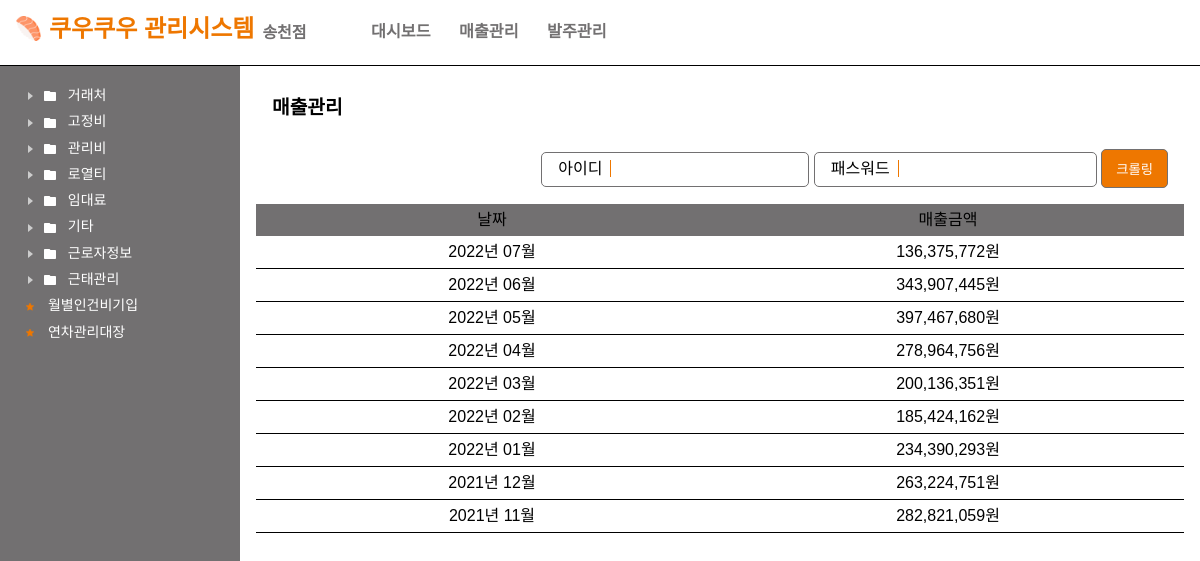
Before: /sales/ with the older database file.
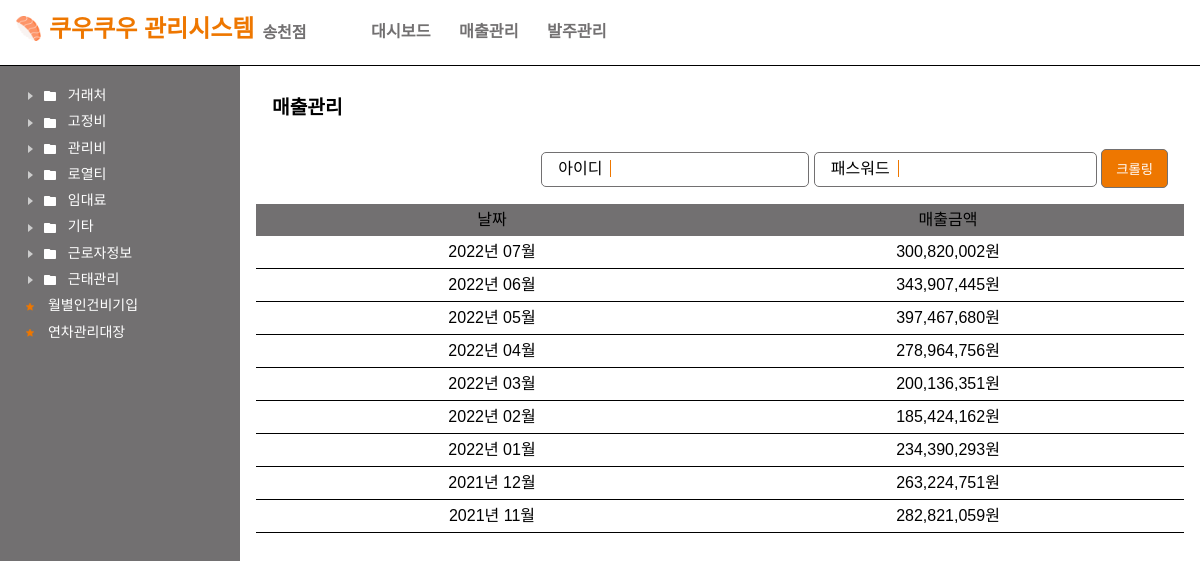
After: the same page with the newer database file.
### main/models.py (models this page shows)
class Sales(models.Model):
    month = models.DateField()
    price = models.IntegerField()

### main/views.py (the view)
# urls.py: path('sales/', views.sales, name="sales"),
def sales(request):
    if request.method == "POST":
        id = request.POST.get("id")
        pw = request.POST.get("pw")
        data = web_crawling(id, pw)
        insert_sales(data)
        return redirect("main:sales")
    datas = Sales.objects.all()
    context = {
        'datas': datas,
    }
    return render(request, "main/sales.html", context)

### templates/main/sales.html (shortened to what this page needs)
{% extends 'base.html' %}
{% load static %}
{% load humanize %}
{% load mathfilters %}
{% block content %}
    <link href="{% static 'css/sales.css' %}" type="text/css" rel="stylesheet"/>
    <div class="view-area">
        <div class="sales">
        <div class="view-header"><h1>매출관리</h1></div>
            <div class="crawling">
                <form method="post">
                    <div><label>아이디</label><input type="text" name="id" required></div>
                    <div><label>패스워드</label><input type="password" name="pw" required></div>
                    <div class="submit-button"><input type="submit" value="크롤링"></div>
                </form>
            </div>
            <div class="sales-table">
                <div class="data-header"><div>날짜</div><div>매출금액</div></div>
                {% for data in datas %}
                    <div class="data-body"><div>{{ data.month|date:"Y년 m월" }}</div><div>{{ data.price|intcomma }}원</div></div>
                {% endfor %}
            </div>
        </div>
    </div>
{% endblock %}

### templates/base.html (shortened to what this page needs)
{% load static %}
<!DOCTYPE html>
<html lang="en">
<head>
    <link href="{% static 'css/root.css' %}" rel="stylesheet" type="text/css">
    <link href="{% static 'css/default.css' %}" rel="stylesheet" type="text/css">
    <link href="{% static 'css/navigation.css' %}" rel="stylesheet" type="text/css">
    <link href="{% static 'css/main.css' %}" rel="stylesheet" type="text/css">
    <link href="{% static 'css/modal.css' %}" rel="stylesheet" type="text/css">
</head>
<body>
{% include 'navigation.html' %}
{% block content %}
{% endblock %}
</main>
</body>
</html>

### templates/navigation.html (shortened to what this page needs)
{% load static %}
<header>
   <img id="header-favicon" src="{% static 'img/favicon.png' %}" width="25px"><h1>쿠우쿠우 관리시스템<span id="h1-sub">송천점</span></h1>
    <ul>
        <li><a href="{% url 'main:index' %}">대시보드</a></li>
        <li><a href="{% url 'main:sales' %}">매출관리</a></li>
        <li><a href="">발주관리</a></li>
    </ul>
</header>
<nav>
    <div class="scroll-wrap">
        <ul class="first-view">
            <div class="ml-1">
                    <em class="ic16 ic-close"></em>
                    <em class="ic16 ic-folder"></em>
                    <span class="menu-name">거래처</span>
            </div>
        </ul>
        <ul class="first-view">
            <div class="ml-1">
                    <em class="ic16 ic-close"></em>
                    <em class="ic16 ic-folder"></em>
                    <span class="menu-name">고정비</span>
            </div>
        </ul>
        <ul class="first-view">
            <div class="ml-1">
                    <em class="ic16 ic-close"></em>
                    <em class="ic16 ic-folder"></em>
                    <span class="menu-name">관리비</span>
            </div>
        </ul>
        <ul class="first-view">
            <div class="ml-1">
                    <em class="ic16 ic-close"></em>
                    <em class="ic16 ic-folder"></em>
                    <span class="menu-name">로열티</span>
            </div>
        </ul>
        <ul class="first-view">
            <div class="ml-1">
                    <em class="ic16 ic-close"></em>
                    <em class="ic16 ic-folder"></em>
                    <span class="menu-name">임대료</span>
            </div>
        </ul>
        <ul class="first-view">
            <div class="ml-1">
                    <em class="ic16 ic-close"></em>
                    <em class="ic16 ic-folder"></em>
                    <span class="menu-name">기타</span>
            </div>
        </ul>
        <ul class="first-view">
            <div class="ml-1">
                    <em class="ic16 ic-close"></em>
                    <em class="ic16 ic-folder"></em>
                    <span class="menu-name">근로자정보</span>
            </div>
        </ul>
        <ul class="first-view">
            <div class="ml-1">
                    <em class="ic16 ic-close"></em>
                    <em class="ic16 ic-folder"></em>
                    <span class="menu-name">근태관리</span>
            </div>
        </ul>
        <ul class="first-view">
            <div class="ml-1" onclick='location.href="{% url 'employee:laborCost' %}";'>
                <em class="ic16 ic-star-on"></em>
                <span class="menu-name">월별인건비기입</span>
            </div>
        </ul>
        <ul class="first-view">
            <div class="ml-1" onclick='location.href="{% url 'employee:manageAnnual' %}";'>
                <em class="ic16 ic-star-on"></em>
                <span class="menu-name">연차관리대장</span>
            </div>
        </ul>
    </div>
</nav>
<main>

### static/css/root.css (style rules this page uses)
:root { --primary-color : #EE7700; --sub-color : #727071; --h1-fontsize : 1.5rem; --h2-fontsize : 1.2rem; --normal-fontsize : 0.8rem; --default-padding : 1rem; --nav-width : 20%; --minimum-height : calc(100vh - 3.5rem); --nav-hover-color : #f4f4f41F; }

### static/css/default.css (style rules this page uses)
html, body, div, span, applet, object, iframe, h1, h2, h3, h4, h5, h6, p, blockquote, pre, a, abbr, acronym, address, big, cite, code, del, dfn, em, img, ins, kbd, q, s, samp, small, strike, strong, sub, sup, tt, var, b, u, i, ol, ul, li, center, dl, dt, dd, fieldset, form, label, legend, table, caption, tbody, tfoot, thead, tr, th, td, article, aside, canvas, details, embed, figure, figcaption, footer, header, hgroup, menu, nav, output, ruby, section, summary, time, mark, audio, video { margin: 0; padding: 0; border: 0; font-size: 100%; font: inherit; font-family: 'Noto Sans KR', sans-serif; vertical-align: baseline; text-decoration : none; list-style : none; }
article, aside, details, figcaption, figure, footer, header, hgroup, menu, nav, section { display: block; }
body { line-height: 1; }
a { display: inline-block; }

### static/css/navigation.css (style rules this page uses)
header { display: inline-block; width : 100%; border-bottom : 1px solid black; box-sizing: border-box; padding : var(--default-padding); }
#header-favicon { vertical-align: middle; padding-bottom: 0.5rem; }
header h1 { display: inline-block; color : var(--primary-color); font-size : var(--h1-fontsize); font-weight: 600; padding-left: 0.5rem; }
header h1 span { color : var(--sub-color); font-size : var(--h2-fontsize); margin-left : 0.5rem; font-size : 1rem !important; vertical-align: bottom; }
header ul { display: inline-block; color : var(--sub-color); margin-left : 3rem; }
header ul li { padding : 0.25rem; margin-left : 0.5rem; margin-right : 0.5rem; display : inline-block; font-size : calc(var(--h2-fontsize) - 3px); }
header ul li a { color : var(--sub-color); font-weight: 600; text-decoration: none; }
nav { display : inline-block; width : var(--nav-width); min-height : var(--minimum-height); background : var(--sub-color); font-size : 14px; color: white; font-weight: 100; }
.scroll-wrap { margin: 20px; }
.menu-name { margin-left : 6px; }
.ml-1 { border-radius: 5px; padding: 2px; cursor : pointer; margin-bottom : 6px; }
.ic16 { display: inline-block; vertical-align: middle; width: 16px; height: 16px; background-size: 16px 16px; background: url(../img/icons.svg) 0 0 no-repeat; }
.ic16.ic-close { background-position: -160px 0px; }
.ic16.ic-folder { background-position: -96px 0; }
.ic16.ic-star-on { background-position: -496px 0px; }

### static/css/main.css (style rules this page uses)
main { display: inline-block; width : 80%; float : right; padding : var(--default-padding); box-sizing: border-box; }
.input-area, .null-area, .view-area { width : 100%; }
input, select { outline-width:0; }
.view-area .view-header { display: inline-block; width : 100%; }
.view-area .view-header h1 { display: inline-block; font-weight: 600; font-size : var(--h2-fontsize); padding : 1rem; }

### static/css/sales.css (style rules this page uses)
.view-header { display: inline-block !important; width : 50% !important; vertical-align: bottom; }
.crawling { display: inline-block; float : right; padding : 1rem; }
.crawling div { display: inline-block; border : 1px solid var(--sub-color); border-radius: 5px; padding : 0.5rem; }
.crawling div label { padding-left : 0.5rem; padding-right : 0.5rem; border-right : 1px solid var(--primary-color); }
.crawling div input { margin-left : 0.5rem; border : 0; }
.crawling .submit-button { background: var(--primary-color); margin : 0; }
.crawling .submit-button input { margin : 0; background: 0; box-sizing: border-box; color : white; }
.sales-table > div { clear : both; display : grid; grid-template-columns: repeat(2, 1fr); grid-template-rows: 1fr; text-align : center; padding : 0.5rem; }
.sales-table .data-header { background: var(--sub-color); }
.sales-table .data-body { border-bottom : 1px solid black; }

Changed rows visible on the page:
changed Sales (number 1 of 9 on the later page): price "136,375,772" → "300,820,002"
